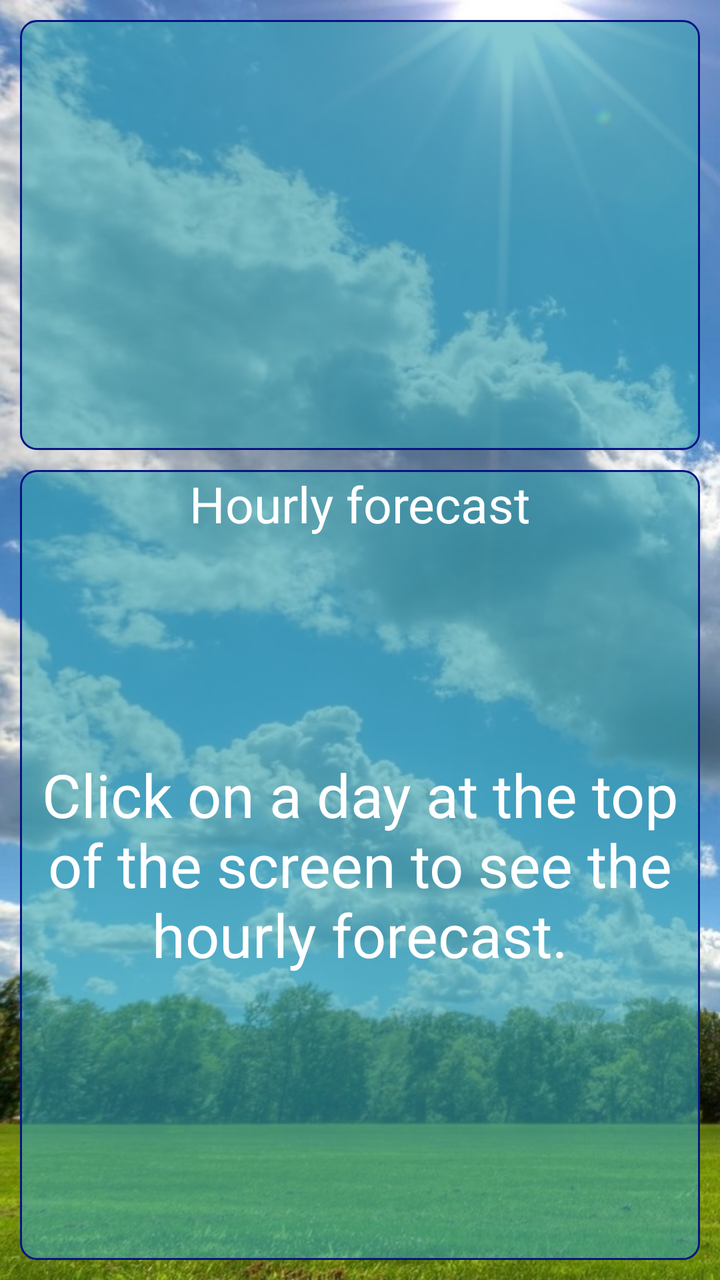
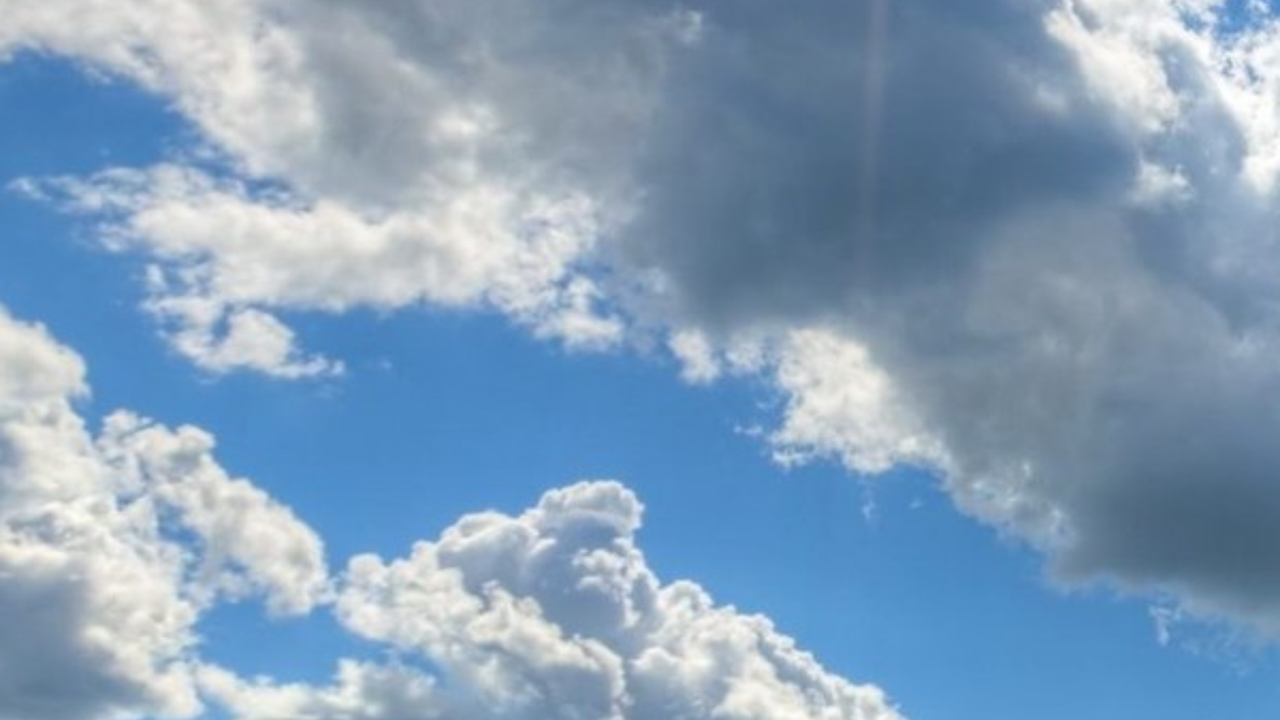

The same Android screen from two of the app's own layout files: first res/layout/ as a phone draws it, then the repository's variant for another configuration, drawn on a device whose configuration selects that folder. Both files follow.
<!-- AndroidManifest.xml: application theme Theme.WeatherAppDiplom -->
<!-- res/layout/fragment_week.xml -->
<?xml version="1.0" encoding="utf-8"?>
<androidx.constraintlayout.widget.ConstraintLayout xmlns:android="http://schemas.android.com/apk/res/android"
    xmlns:app="http://schemas.android.com/apk/res-auto"
    xmlns:tools="http://schemas.android.com/tools"
    android:layout_width="match_parent"
    android:layout_height="match_parent"
    android:background="@drawable/background_weather_day"
    tools:context=".ui.WeekFragment">

    <FrameLayout
        android:id="@+id/frameLayout_days"
        android:layout_width="match_parent"
        android:layout_height="215dp"
        android:layout_marginStart="@dimen/common_spacing"
        android:layout_marginTop="@dimen/common_spacing"
        android:layout_marginEnd="@dimen/common_spacing"
        android:background="@drawable/border"
        android:visibility="visible"
        app:layout_constraintEnd_toEndOf="parent"
        app:layout_constraintStart_toStartOf="parent"
        app:layout_constraintTop_toTopOf="parent">

        <FrameLayout
            android:id="@+id/info_frame_top"
            android:layout_width="match_parent"
            android:layout_height="match_parent"
            android:visibility="gone">

            <androidx.recyclerview.widget.RecyclerView
                android:id="@+id/days_recycler"
                android:layout_width="match_parent"
                android:layout_height="match_parent"
                app:layoutManager="androidx.recyclerview.widget.LinearLayoutManager"
                tools:listitem="@layout/item_week_temp" />

        </FrameLayout>

        <ProgressBar
            android:id="@+id/progress_top"
            android:layout_width="wrap_content"
            android:layout_height="wrap_content"
            android:layout_gravity="center"
            android:indeterminateTint="@color/white"
            android:visibility="gone" />

        <FrameLayout
            android:id="@+id/error_frame_top"
            android:layout_width="match_parent"
            android:layout_height="match_parent"
            android:visibility="gone">

            <ImageView
                android:layout_width="wrap_content"
                android:layout_height="wrap_content"
                android:layout_gravity="center"
                android:src="@drawable/ic_error_outline_96" />
        </FrameLayout>

        <FrameLayout
            android:id="@+id/error_internet_frame_top"
            android:layout_width="match_parent"
            android:layout_height="match_parent"
            android:visibility="gone">

            <ImageView
                android:layout_width="wrap_content"
                android:layout_height="wrap_content"
                android:layout_gravity="center"
                android:src="@drawable/ic_no_internet_96" />
        </FrameLayout>

    </FrameLayout>

    <FrameLayout
        android:id="@+id/frameLayout_hours"
        android:layout_width="match_parent"
        android:layout_height="0dp"
        android:layout_margin="@dimen/common_spacing"
        android:background="@drawable/border"
        android:visibility="visible"
        app:layout_constraintBottom_toBottomOf="parent"
        app:layout_constraintEnd_toEndOf="parent"
        app:layout_constraintStart_toStartOf="parent"
        app:layout_constraintTop_toBottomOf="@+id/frameLayout_days">

        <FrameLayout
            android:id="@+id/info_frame_bottom"
            android:layout_width="match_parent"
            android:layout_height="match_parent"
            android:visibility="visible">

            <TextView
                android:id="@+id/text_hours_title"
                android:layout_width="match_parent"
                android:layout_height="wrap_content"
                android:gravity="center"
                android:text="@string/hourly_forecast"
                android:textColor="@color/white"
                android:textSize="25sp" />

            <androidx.recyclerview.widget.RecyclerView
                android:id="@+id/hours_recycler"
                android:layout_width="match_parent"
                android:layout_height="match_parent"
                android:layout_marginTop="50dp"
                android:visibility="gone"
                app:layoutManager="androidx.recyclerview.widget.LinearLayoutManager"
                tools:listitem="@layout/item_week_temp" />

            <TextView
                android:id="@+id/text_hours_recycler"
                android:layout_width="match_parent"
                android:layout_height="200dp"
                android:layout_gravity="center"
                android:layout_marginStart="@dimen/common_spacing"
                android:layout_marginEnd="@dimen/common_spacing"
                android:gravity="center"
                android:text="@string/text_click_on_day"
                android:textColor="@color/white"
                android:textSize="30sp" />
        </FrameLayout>

        <ProgressBar
            android:id="@+id/progress_bottom"
            android:layout_width="wrap_content"
            android:layout_height="wrap_content"
            android:layout_gravity="center"
            android:indeterminateTint="@color/white"
            android:visibility="gone"/>

        <FrameLayout
            android:id="@+id/error_frame_bottom"
            android:layout_width="match_parent"
            android:layout_height="match_parent"
            android:visibility="gone">

            <TextView
                android:layout_width="wrap_content"
                android:layout_height="wrap_content"
                android:layout_gravity="center"
                android:layout_marginStart="@dimen/common_spacing"
                android:layout_marginEnd="@dimen/common_spacing"
                android:gravity="center"
                android:text="@string/error_city_name"
                android:textColor="@color/white"
                android:textSize="25sp" />

        </FrameLayout>

        <FrameLayout
            android:id="@+id/error_internet_frame_bottom"
            android:layout_width="match_parent"
            android:layout_height="match_parent"
            android:visibility="gone">

            <TextView
                android:layout_width="wrap_content"
                android:layout_height="wrap_content"
                android:layout_gravity="center"
                android:layout_marginStart="@dimen/common_spacing"
                android:layout_marginEnd="@dimen/common_spacing"
                android:gravity="center"
                android:text="@string/internet_error"
                android:textColor="@color/white"
                android:textSize="22sp" />
        </FrameLayout>

    </FrameLayout>

    <FrameLayout
        android:id="@+id/no_access_card_week_fragment"
        style="@style/data_card"
        android:layout_width="match_parent"
        android:layout_height="300dp"
        android:visibility="gone"
        app:layout_constraintBottom_toBottomOf="parent"
        app:layout_constraintEnd_toEndOf="parent"
        app:layout_constraintStart_toStartOf="parent"
        app:layout_constraintTop_toTopOf="parent">

        <TextView
            android:layout_width="wrap_content"
            android:layout_height="wrap_content"
            android:layout_gravity="center"
            android:layout_marginStart="@dimen/common_spacing"
            android:layout_marginEnd="@dimen/common_spacing"
            android:gravity="center"
            android:text="@string/no_access_text"
            android:textColor="@color/white"
            android:textSize="30sp" />
    </FrameLayout>

</androidx.constraintlayout.widget.ConstraintLayout>
<!-- resources referenced by this layout -->
<resources>
  <color name="white">#FFFFFFFF</color>
  <dimen name="common_spacing">10dp</dimen>
  <!-- drawable background_weather_day: jpg bitmap (drawable, 129926 bytes) -->
  <!-- drawable border (drawable) -->
  <?xml version="1.0" encoding="utf-8"?>
  <selector
  xmlns:android="http://schemas.android.com/apk/res/android">
  <item>
      <shape android:shape="rectangle">
          <solid android:color="@color/sea_transparent"/>
          <corners android:radius="8dp"/>
          <stroke android:width="1dp"
              android:color="@color/blue"/>
      </shape>
  </item>
  </selector>
  <!-- drawable ic_error_outline_96 (drawable) -->
  <vector android:height="96dp" android:tint="#FFFFFF"
      android:viewportHeight="24" android:viewportWidth="24"
      android:width="96dp" xmlns:android="http://schemas.android.com/apk/res/android">
      <path android:fillColor="@android:color/white" android:pathData="M11,15h2v2h-2zM11,7h2v6h-2zM11.99,2C6.47,2 2,6.48 2,12s4.47,10 9.99,10C17.52,22 22,17.52 22,12S17.52,2 11.99,2zM12,20c-4.42,0 -8,-3.58 -8,-8s3.58,-8 8,-8 8,3.58 8,8 -3.58,8 -8,8z"/>
  </vector>
  <!-- drawable ic_no_internet_96 (drawable) -->
  <vector android:height="96dp" android:tint="#FFFFFF"
      android:viewportHeight="24" android:viewportWidth="24"
      android:width="96dp" xmlns:android="http://schemas.android.com/apk/res/android">
      <path android:fillColor="@android:color/white" android:pathData="M24,8.98C20.93,5.9 16.69,4 12,4C7.31,4 3.07,5.9 0,8.98L12,21v-9h8.99L24,8.98zM19.59,14l-2.09,2.09L15.41,14L14,15.41l2.09,2.09L14,19.59L15.41,21l2.09,-2.08L19.59,21L21,19.59l-2.08,-2.09L21,15.41L19.59,14z"/>
  </vector>
  <string name="error_city_name">Incorrect city name! Try again!</string>
  <string name="hourly_forecast">Hourly forecast</string>
  <string name="internet_error">Houston, we have a problem! Looks like there is a problem with the internet!</string>
  <string name="no_access_text">To access this screen, register and log in under the Account tab.</string>
  <string name="text_click_on_day">Click on a day at the top of the screen to see the hourly forecast.</string>
  <style name="data_card">
          <item name="android:layout_marginStart">@dimen/common_spacing</item>
          <item name="android:layout_marginTop">@dimen/large_spacing</item>
          <item name="android:layout_marginEnd">@dimen/common_spacing</item>
          <item name="android:background">@drawable/border</item>
      </style>
  <style name="Theme.WeatherAppDiplom" parent="Base.Theme.WeatherAppDiplom" />
  <color name="sea_transparent">#9934A4B3</color>
  <color name="blue">#081583</color>
  <dimen name="large_spacing">30dp</dimen>
  <style name="Base.Theme.WeatherAppDiplom" parent="Theme.Material3.DayNight.NoActionBar">
          
          
      </style>
</resources>
<!-- res/layout-land/fragment_week.xml (the repository's variant of the layout above) -->
<!-- drawn on the phone turned sideways -->
<?xml version="1.0" encoding="utf-8"?>
<androidx.constraintlayout.widget.ConstraintLayout xmlns:android="http://schemas.android.com/apk/res/android"
    xmlns:app="http://schemas.android.com/apk/res-auto"
    xmlns:tools="http://schemas.android.com/tools"
    android:layout_width="match_parent"
    android:layout_height="match_parent"
    tools:context=".ui.WeekFragment">

    <ImageView
        android:layout_width="match_parent"
        android:layout_height="match_parent"
        android:scaleType="centerCrop"
        android:src="@drawable/background_weather_day" />

    <ScrollView
        android:id="@+id/scroll_view"
        android:layout_width="match_parent"
        android:layout_height="0dp"
        android:layout_marginTop="@dimen/common_spacing"
        android:layout_marginBottom="@dimen/common_spacing"
        app:layout_constraintBottom_toBottomOf="parent"
        app:layout_constraintEnd_toEndOf="parent"
        app:layout_constraintStart_toStartOf="parent"
        app:layout_constraintTop_toTopOf="parent">

        <androidx.constraintlayout.widget.ConstraintLayout
            android:layout_width="match_parent"
            android:layout_height="wrap_content">

            <FrameLayout
                android:id="@+id/frameLayout_days"
                android:layout_width="match_parent"
                android:layout_height="215dp"
                android:layout_marginStart="@dimen/common_spacing"
                android:layout_marginTop="@dimen/common_spacing"
                android:layout_marginEnd="@dimen/common_spacing"
                android:background="@drawable/border"
                android:visibility="gone"
                app:layout_constraintEnd_toEndOf="parent"
                app:layout_constraintStart_toStartOf="parent"
                app:layout_constraintTop_toTopOf="parent">

                <FrameLayout
                    android:id="@+id/info_frame_top"
                    android:layout_width="match_parent"
                    android:layout_height="match_parent"
                    android:visibility="gone">

                    <androidx.recyclerview.widget.RecyclerView
                        android:id="@+id/days_recycler"
                        android:layout_width="match_parent"
                        android:layout_height="match_parent"
                        app:layoutManager="androidx.recyclerview.widget.LinearLayoutManager"
                        tools:listitem="@layout/item_week_temp" />

                </FrameLayout>

                <ProgressBar
                    android:id="@+id/progress_top"
                    android:layout_width="wrap_content"
                    android:layout_height="wrap_content"
                    android:layout_gravity="center"
                    android:indeterminateTint="@color/white"
                    android:visibility="gone" />

                <FrameLayout
                    android:id="@+id/error_frame_top"
                    android:layout_width="match_parent"
                    android:layout_height="match_parent"
                    android:visibility="gone">

                    <ImageView
                        android:layout_width="wrap_content"
                        android:layout_height="wrap_content"
                        android:layout_gravity="center"
                        android:src="@drawable/ic_error_outline_96" />
                </FrameLayout>

                <FrameLayout
                    android:id="@+id/error_internet_frame_top"
                    android:layout_width="match_parent"
                    android:layout_height="match_parent"
                    android:visibility="gone">

                    <ImageView
                        android:layout_width="wrap_content"
                        android:layout_height="wrap_content"
                        android:layout_gravity="center"
                        android:src="@drawable/ic_no_internet_96" />
                </FrameLayout>

            </FrameLayout>

            <FrameLayout
                android:id="@+id/frameLayout_hours"
                android:layout_width="match_parent"
                android:layout_height="250dp"
                android:layout_margin="@dimen/common_spacing"
                android:background="@drawable/border"
                android:visibility="gone"
                app:layout_constraintBottom_toBottomOf="parent"
                app:layout_constraintEnd_toEndOf="parent"
                app:layout_constraintStart_toStartOf="parent"
                app:layout_constraintTop_toBottomOf="@+id/frameLayout_days">

                <FrameLayout
                    android:id="@+id/info_frame_bottom"
                    android:layout_width="match_parent"
                    android:layout_height="match_parent"
                    android:visibility="gone">

                    <TextView
                        android:id="@+id/text_hours_title"
                        android:layout_width="match_parent"
                        android:layout_height="wrap_content"
                        android:gravity="center"
                        android:text="@string/hourly_forecast"
                        android:textColor="@color/white"
                        android:textSize="25sp" />

                    <androidx.recyclerview.widget.RecyclerView
                        android:id="@+id/hours_recycler"
                        android:layout_width="match_parent"
                        android:layout_height="match_parent"
                        android:layout_marginTop="50dp"
                        android:visibility="gone"
                        app:layoutManager="androidx.recyclerview.widget.LinearLayoutManager"
                        tools:listitem="@layout/item_week_temp" />

                    <TextView
                        android:id="@+id/text_hours_recycler"
                        android:layout_width="match_parent"
                        android:layout_height="200dp"
                        android:layout_gravity="center"
                        android:layout_marginStart="@dimen/common_spacing"
                        android:layout_marginEnd="@dimen/common_spacing"
                        android:gravity="center"
                        android:text="@string/text_click_on_day"
                        android:textColor="@color/white"
                        android:textSize="30sp" />
                </FrameLayout>

                <ProgressBar
                    android:id="@+id/progress_bottom"
                    android:layout_width="wrap_content"
                    android:layout_height="wrap_content"
                    android:layout_gravity="center"
                    android:indeterminateTint="@color/white"
                    android:visibility="gone" />

                <FrameLayout
                    android:id="@+id/error_frame_bottom"
                    android:layout_width="match_parent"
                    android:layout_height="match_parent"
                    android:visibility="gone">

                    <TextView
                        android:layout_width="wrap_content"
                        android:layout_height="wrap_content"
                        android:layout_gravity="center"
                        android:layout_marginStart="@dimen/common_spacing"
                        android:layout_marginEnd="@dimen/common_spacing"
                        android:gravity="center"
                        android:text="@string/error_city_name"
                        android:textColor="@color/white"
                        android:textSize="25sp" />

                </FrameLayout>

                <FrameLayout
                    android:id="@+id/error_internet_frame_bottom"
                    android:layout_width="match_parent"
                    android:layout_height="match_parent"
                    android:visibility="gone">

                    <TextView
                        android:layout_width="wrap_content"
                        android:layout_height="wrap_content"
                        android:layout_gravity="center"
                        android:layout_marginStart="@dimen/common_spacing"
                        android:layout_marginEnd="@dimen/common_spacing"
                        android:gravity="center"
                        android:text="@string/internet_error"
                        android:textColor="@color/white"
                        android:textSize="22sp" />
                </FrameLayout>

            </FrameLayout>

        </androidx.constraintlayout.widget.ConstraintLayout>
    </ScrollView>

    <FrameLayout
        android:id="@+id/no_access_card_week_fragment"
        style="@style/data_card"
        android:layout_width="match_parent"
        android:layout_marginTop="0dp"
        android:layout_height="300dp"
        android:visibility="gone"
        app:layout_constraintBottom_toBottomOf="parent"
        app:layout_constraintEnd_toEndOf="parent"
        app:layout_constraintStart_toStartOf="parent"
        app:layout_constraintTop_toTopOf="parent">

        <TextView
            android:layout_width="wrap_content"
            android:layout_height="wrap_content"
            android:layout_gravity="center"
            android:layout_marginStart="@dimen/common_spacing"
            android:layout_marginEnd="@dimen/common_spacing"
            android:gravity="center"
            android:text="@string/no_access_text"
            android:textColor="@color/white"
            android:textSize="30sp" />
    </FrameLayout>

</androidx.constraintlayout.widget.ConstraintLayout>
